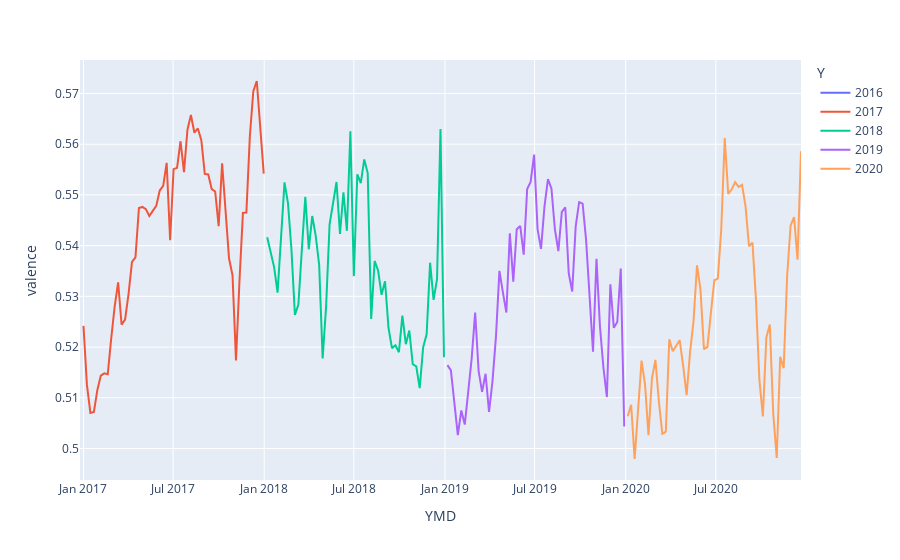

Notebook source saved alongside this figure:
### Code cell
fig = px.line(week_average, x="YMD", y="valence", color='Y')
fig.show()
